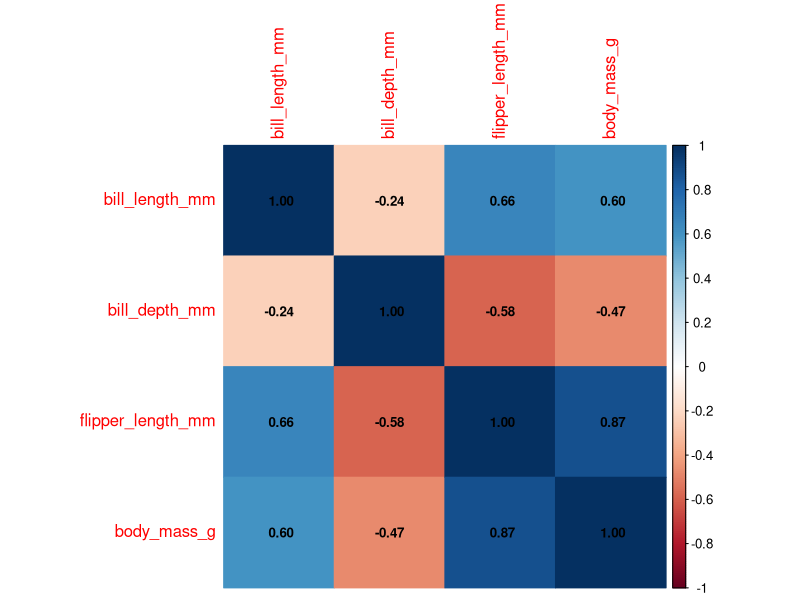
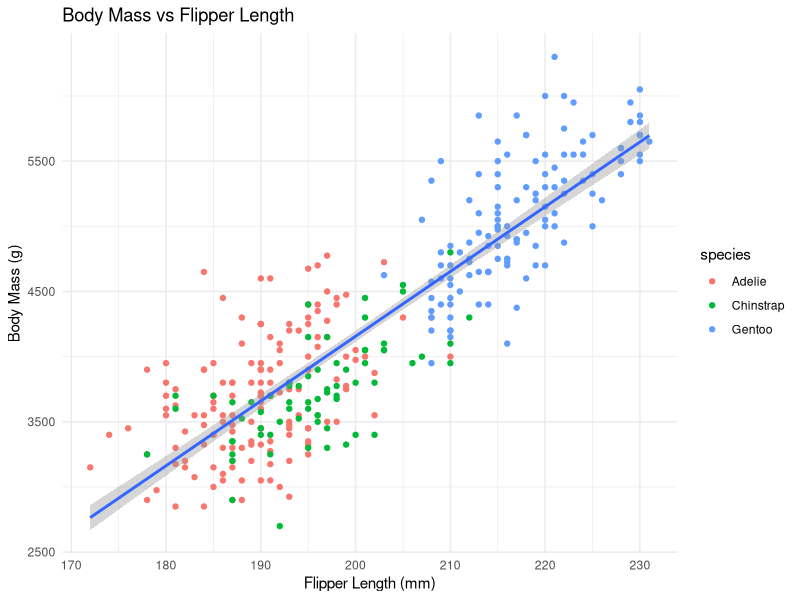
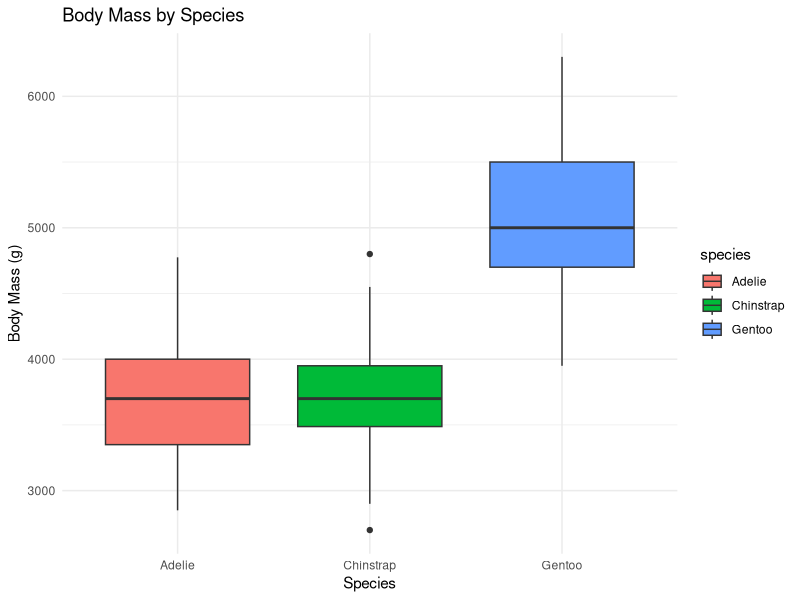
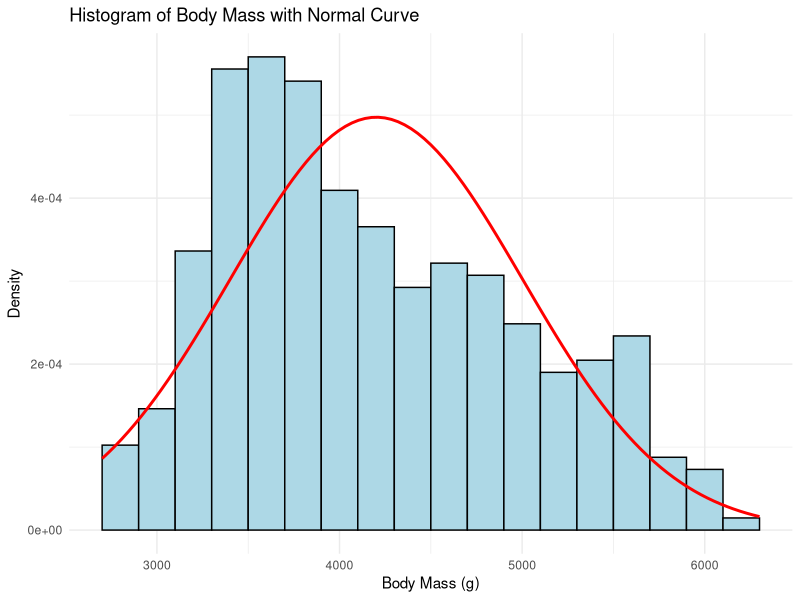

The R source for these figures, in order:
# ===============================
# CSC 204 Lab Assessment (Penguins)
# ===============================

# Set CRAN mirror
options(repos = c(CRAN = "https://cran.rstudio.com/"))

# Install if not already installed
# install.packages("palmerpenguins")
# install.packages("ggplot2")
# install.packages("dplyr")
# install.packages("corrplot")
# install.packages("writexl")

# Load libraries
library(palmerpenguins)
library(ggplot2)
library(dplyr)
library(corrplot)
library(writexl)

# Load dataset
data("penguins")
df <- penguins

write_xlsx(df, "DTS_204_Dataset.xlsx")

# Display the first six rows
cat("--- First Six Rows ---\n")
head(df)

# Check Missing Values: We create a clean dataset by dropping rows with NAs 
# This ensures our regression and correlation models run flawlessly.
cat("\n--- Missing Values Count ---\n")
colSums(is.na(df))

# Generate summary statistics for numerical variables
cat("\n--- Summary Statistics ---\n")
summary(select(df, bill_length_mm, bill_depth_mm, flipper_length_mm, body_mass_g))

# ========================
# Hypothesis Testing
# ========================

# i. Two-Sample t-Test (Adelie vs Gentoo body mass)
adelie_mass <- df %>% filter(species == "Adelie") %>% pull(body_mass_g)
gentoo_mass <- df %>% filter(species == "Gentoo") %>% pull(body_mass_g)
t_test_result <- t.test(adelie_mass, gentoo_mass)
cat("\n--- Two-Sample t-Test Result ---\n")
print(t_test_result)  # Displays t-test results, p-value, confidence interval

# ii. One-sample proportion test (male proportion vs 50%)
male_count <- sum(df$sex == "male", na.rm = TRUE) 
total_count <- sum(!is.na(df$sex)) 
prop_test_result <- prop.test(male_count, total_count, p = 0.5)
prop_test_result  # Displays proportion test results

# ========================
# Correlation Analysis
# ========================
# Compute correlation matrix
num_vars <- select(df, bill_length_mm, bill_depth_mm, flipper_length_mm, body_mass_g)
cor_matrix <- cor(num_vars, use = "complete.obs")
cat("\n--- Correlation Matrix ---\n")
cor_matrix

# Visualize correlation matrix 
corrplot(cor_matrix, method = "color", addCoef.col = "black", number.cex = 0.8)

# ========================
# Regression Analysis
# ========================
# i. Simple Linear Regression
simple_lm <- lm(body_mass_g ~ flipper_length_mm, data = df)
cat("\n--- Simple Linear Regression Summary ---\n")
summary(simple_lm)

# ii. Multiple linear regression
multi_lm <- lm(body_mass_g ~ flipper_length_mm + bill_length_mm + bill_depth_mm, data = df)
cat("\n--- Multiple Linear Regression Summary ---\n")
summary(multi_lm)

# ========================
# Data Visualization
# ========================
# 1. Scatter plot: Body Mass vs Flipper Length
ggplot(df, aes(x = flipper_length_mm, y = body_mass_g)) + 
  geom_point(aes(color = species)) + 
  geom_smooth(method = "lm", se = TRUE) + 
  theme_minimal() + 
  labs(title = "Body Mass vs Flipper Length", x = "Flipper Length (mm)", y = "Body Mass (g)")

# 2. Boxplot: Body Mass by Species
ggplot(df, aes(x = species, y = body_mass_g, fill = species)) + 
  geom_boxplot() + 
  theme_minimal() + 
  labs(title = "Body Mass by Species", x = "Species", y = "Body Mass (g)")


# 3. Histogram with normal curve overlay
ggplot(df, aes(x = body_mass_g)) + 
  geom_histogram(aes(y = ..density..), binwidth = 200, fill = "lightblue", color = "black") +
  stat_function(fun = dnorm, args = list(mean = mean(df$body_mass_g, na.rm = TRUE),
                                         sd = sd(df$body_mass_g, na.rm = TRUE)),
                color = "red", size = 1) +
  theme_minimal() +
  labs(title = "Histogram of Body Mass with Normal Curve", x = "Body Mass (g)", y = "Density")
